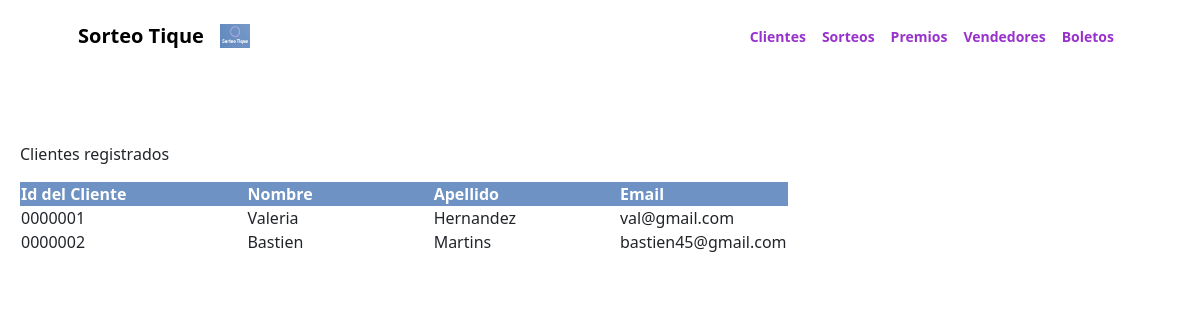
The app's page /SorteoTique/clients/, older data.
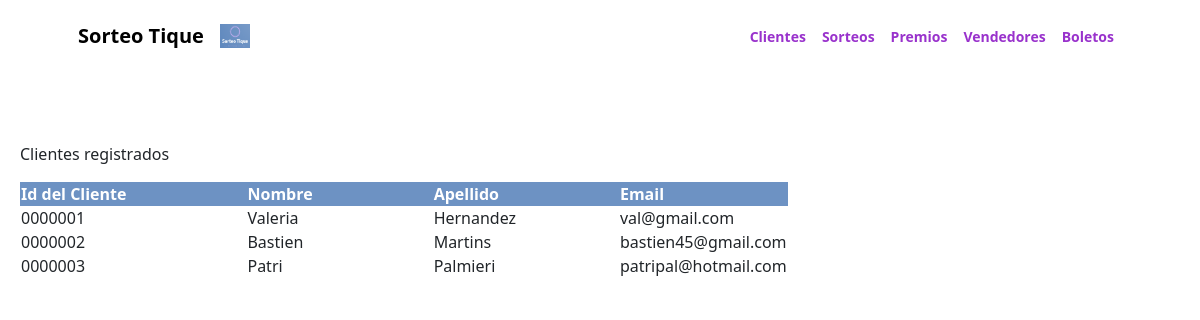
The same page, newer data.
### SorteoTique/models.py (models this page shows, shortened)
class Client(models.Model):
    client_id = models.CharField(max_length=30)
    name = models.CharField(max_length=30)
    last_name = models.CharField(max_length=30)
    email = models.EmailField()

### SorteoTique/views.py (the view)
# urls.py: path('clients/', clients, name="Clients"),
def clients(request):
    Clients = Client.objects.all()
    return render(request, "SorteoTique/clients.html",{"Clients":Clients})

### SorteoTique/templates/SorteoTique/clients.html (shortened to what this page needs)
<div>
    {% extends "SorteoTique/inicio.html" %}
    {% load static %}
        {% block contenidoQueCambia %}
            <p>Clientes registrados</p>
            <table id= "tableClients">
                <tr id="titleTbClients">
                    <th>Id del Cliente</th>
                    <th>Nombre</th>
                    <th>Apellido</th>
                    <th>Email</th>
                </tr>
                    {% for client in Clients%}
                        <tr>
                            <td>{{client.client_id}}</td>
                            <td>{{client.name}}</td>
                            <td>{{client.last_name}}</td>
                            <td>{{client.email}}</td>
                        </tr>
                    {% endfor %}
            </table>
        {% endblock %}

### SorteoTique/templates/SorteoTique/inicio.html (shortened to what this page needs)
<!DOCTYPE html>
<html lang="en">
<head>
    {% load static %}
    <link href="{% static 'SorteoTique/css/stylesVale.css' %}" rel="stylesheet"/>
    <link href="{% static 'SorteoTique/css/bootstrap.min.css' %}" rel="stylesheet"/>
</head>
<body>
    <nav class="navbar navbar-expand-lg navbar-light bg-white py-3">
        <div class="container px-5">
            <a class="navbar-brand" href="{% url 'Inicio' %}"><span class="fw-bolder ">Sorteo Tique</span></a>
            <img src="assets/logo.png" alt="logo" width="30" height="24" class="d-inline-block align-text-top">
            <div class="collapse navbar-collapse" id="navbarSupportedContent">
                <ul class="navbar-nav ms-auto mb-2 mb-lg-0 small fw-bolder">
            <li class="nav-item"><a class="nav-link navTextColor" href="{% url 'Clients' %}">Clientes</a></li>
            <li class="nav-item"><a class="nav-link navTextColor" href="{% url 'Draws' %}">Sorteos</a></li>
            <li class="nav-item"><a class="nav-link navTextColor" href="{% url 'Prizes' %}">Premios</a></li>
            <li class="nav-item"><a class="nav-link navTextColor" href="{% url 'Sellers' %}">Vendedores</a></li>
            <li class="nav-item"><a class="nav-link navTextColor" href="{% url 'Tickets' %}">Boletos</a></li>
          </ul>
      </div>
    </div>
  </nav>
  <div class="contenido">
    {% block contenidoQueCambia %}{% endblock %}
  </div>
</body>
</html>

### SorteoTique/static/SorteoTique/css/stylesVale.css (style rules this page uses)
.navTextColor { color: darkorchid !important; }
.contenido { margin-top: 50px !important; padding: 20px; }
#tableClients tr th { padding-right: 120px; }
#titleTbClients { background-color: rgb(109,146,195) !important; color: white; border-radius: 3px; }

Row changes from the older to the newer data that the page shows:
added Client: client_id "0000003", name "Patri", last_name "Palmieri", email "patripal@hotmail.com"
